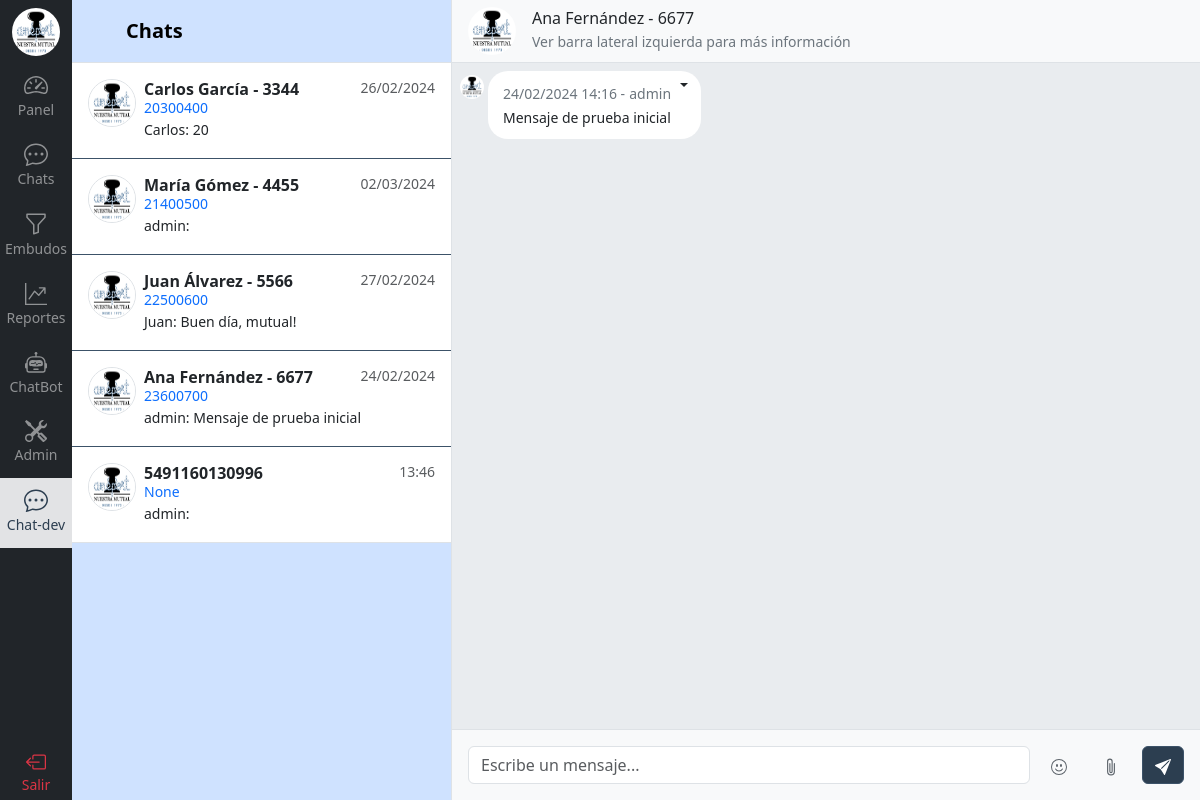
Screenshot of /contacto/chat-dev/4/ (signed in) with the database file from the repository.
### chat/models.py (models this page shows, shortened)
class Contacto(models.Model):
    nombre = models.CharField(max_length=100, null=True)
    apellido = models.CharField(max_length=100, null=True)
    dni = models.CharField(max_length=11, null=True)
    telefono = models.CharField(max_length=30)
    email = models.EmailField(max_length=60, null=True)
    empresa = models.CharField(max_length=100, null=True)
    nro_socio = models.PositiveIntegerField(null=True)

class Mensaje(models.Model):
    contacto_integracion = models.ForeignKey(ContactoIntegracion, related_name='mensajes', on_delete=models.CASCADE)
    usuario = models.ForeignKey(Usuario, related_name='mensajes', on_delete=models.CASCADE, blank=True, null=True)
    contenido = models.TextField()
    id_integracion = models.CharField(max_length=36, null=True, blank=True)  # ID del mensaje de la integración para citarlo
    mensaje_citado = models.ForeignKey('self', related_name='mensajes_citados', on_delete=models.CASCADE, blank=True, null=True)
    recibido = models.DateTimeField(null=True)  # Verificar con la API
    leido = models.DateTimeField(null=True)  # Verificar con la API
    fecha_hora = models.DateTimeField(auto_now_add=True)
    class Meta:
        ordering = ('fecha_hora',)
        verbose_name_plural = 'Mensajes'

### usuario/models.py (models this page shows)
class Usuario(AbstractUser):
    perfil = models.ForeignKey(Perfil, related_name="usuarios", on_delete=models.SET_NULL, null=True, blank=True)
    class Meta:
        verbose_name_plural = 'Usuarios'
    def __str__(self):
        return self.username
    def sectores_permitidos(self):
        if self.perfil:
            if self.perfil.perfiles_sectores.first():
                return self.perfil.perfiles_sectores.first().sectores.all()
        return []

### chat/views.py (the view)
# urls.py: path('chat-dev/<int:id>/', views.chat, name='chat-dev'),
@login_required
def chat(request, id):
    sectores_permitidos = request.user.sectores_permitidos()
    contacto = get_object_or_404(Contacto.objects.prefetch_related('contacto_integraciones__integracion'), id=id)
    if not contacto.contacto_integraciones.first().contacto_tareas.first().sector_tarea.sector in sectores_permitidos:
        return render(request, 'restringido.html')
    contacto_integracion = contacto.contacto_integraciones.first()
    integracion = contacto_integracion.integracion.nombre
    contacto_tarea = contacto_integracion.contacto_tareas.first()
    sector_tarea = contacto_tarea.sector_tarea
    sectores = Sector.objects.prefetch_related('sectortarea_set').all()
    contacto_mensajes = Mensaje.objects.filter(contacto_integracion__contacto=contacto).order_by('-fecha_hora')[:MENSAJES_POR_PAGINA]  # Ver cómo manejar esto si hay muchos mensajes
    contacto_mensajes = sorted(contacto_mensajes, key=lambda x: x.fecha_hora)
    contactos = Contacto.objects.annotate(
        last_message_content=Subquery(
            Mensaje.objects.filter(contacto_integracion=OuterRef('pk')).values('contenido').order_by('-fecha_hora')[:1]
        ),
        last_message_date=Subquery(
            Mensaje.objects.filter(contacto_integracion=OuterRef('pk')).values('fecha_hora').order_by('-fecha_hora')[:1]
        ),
        last_message_user=Subquery(
            Mensaje.objects.filter(contacto_integracion=OuterRef('pk')).values('usuario__username').order_by('-fecha_hora')[:1]
        )
    )
    nombres_usuarios = list(Usuario.objects.values_list('username', flat=True))
    context = {
        'contacto': contacto,
        'contacto_mensajes': contacto_mensajes,
        'contactos': contactos,
        'integracion': integracion,
        'sector_tarea': sector_tarea,
        'embudos': sectores,
        'usuario_asignado': contacto_tarea.usuario,
        'usuarios': nombres_usuarios,
        'debug': DEBUG
    }
    if re.search('/contacto/chat-dev/', request.path):  # Para Tests
        return render(request, 'chat/chatsdev.html', context)
    else:
        return render(request, 'chat/detalle_chat.html', context)

### templates/chat/chatsdev.html (shortened to what this page needs)
{% extends 'base.html' %}
{% load static %}
{% load humanize %}
{% block content %}
{% include 'navbar.html' %}
  <div class="d-flex flex-column align-items-stretch flex-shrink-0 bg-primary-subtle border-end" style="width: 380px;">
      <a href="/" class="d-flex align-items-center flex-shrink-0 p-3 link-body-emphasis text-decoration-none border-bottom">
        <svg class="bi pe-none me-2" width="30" height="24"><use xlink:href="#bootstrap"></use></svg>
        <span class="fs-5 fw-semibold">Chats</span>
      </a>
      <div id="room-list" class="list-group list-group-flush border-bottom overflow-y-scroll">
        {% for contacto in contactos %}
        <a id="{{ contacto.nro_socio }}" href="{% url 'contacto:chat-dev' contacto.id %}" class="d-flex gap-2 list-group-item py-3 lh-sm">
          <div>
            <img src="{% static 'img/logo.png' %}" alt="mdo" width="48" height="48" class="rounded-circle border">
          </div>
          <div class="w-100">
            <div class="d-flex justify-content-between">
              <div class="d-flex flex-column mb-1">
                {% if contacto.nombre %}
                  <strong>{{ contacto.nombre }} {{ contacto.apellido}} - {{ contacto.nro_socio }}</strong>
                {% else %}
                  <strong>{{ contacto.telefono }}</strong>
                {% endif %}
                <small class="text-primary">{{ contacto.dni }}</small>
              </div>
              <small class="text-body-secondary message-date">
                {% now "d/m/Y" as todays_date %}
                {% if todays_date == contacto.last_message_date|date:"d/m/Y" %}
                  {{ contacto.last_message_date|time:"H:i" }}
                {% else %}
                  {{ contacto.last_message_date|date:"d/m/Y" }}
                {% endif %}
              </small>
            </div>
            <div class="col-10 mb-1 small">
              {% if contacto.last_message_user %}
                {{ contacto.last_message_user }}:
              {% else %}
                {{ contacto.nombre }}:
              {% endif %}
              {{ contacto.last_message_content|truncatechars:50 }}
            </div>
          </div>
      </a>
        {% endfor %}
      </div>
  </div>
  {% now "d/m/Y" as test %}
  {% if contacto_mensajes %}
    {% include 'chat/components/caja_chat.html' %}
  {% else %}
    <div class="flex-grow-1 d-flex align-items-center justify-content-center bg-body-tertiary">
      <p class="text-secondary">Seleccione un chat para enviar mensajes</p>
    </div>
  {% endif %}
{% endblock %}

### templates/chat/components/caja_chat.html (shortened to what this page needs)
{% load static %}
<div class="d-flex flex-column justify-content-between w-100 scroll-white position-relative">
    <div class="d-flex align-items-center gap-3 text-decoration-none p-3 border-bottom bg-body-tertiary" style="height: 63px">
      <img src="{% static 'img/logo.png' %}" alt="ameport_logo" width="48" height="48" class="rounded-circle">
      <div>
        {% if contacto.nombre %}
            <h6 class="m-0">{{ contacto.nombre }} {{ contacto.apellido}} - {{ contacto.nro_socio }}</h6>
        {% else %}
            <h6 class="m-0">{{ contacto.telefono }}</h6>
        {% endif %}
        <p class="m-0 text-secondary"><small>Ver barra lateral izquierda para más información</small></p>
      </div>
    </div>
    <div id="chat-messages" class="d-flex flex-column gap-2 bg-body-secondary p-2 h-100 overflow-y-scroll">
        {% for mensaje in contacto_mensajes %}
            {% if test %}
                {% if mensaje.usuario %}
                    {% include 'chat/components/caja_chat_mensaje_izq.html' %}
                {% else %}
                    {% include 'chat/components/caja_chat_mensaje_der.html' %}
                {% endif %}
            {% else %}
                {% if mensaje.usuario %}
                    {% include 'chat/components/caja_chat_mensaje_der.html' %}
                {% else %}
                    {% include 'chat/components/caja_chat_mensaje_izq.html' %}
                {% endif %}
            {% endif %}
        {% endfor %}
    </div>
    <div class="bg-body-tertiary p-3 border-top">
        <form id="form-chat-submit" class="d-flex justify-content-center align-items-center gap-2" method="POST" enctype="multipart/form-data">
            <input class="form-control" type="text" id="chat-message-input" placeholder="Escribe un mensaje..." autocomplete="off">
            <button id="emojiButton" type="button" class="btn btn-light">
            </button>
            <div class="dropup-center dropup">
                <button id="attached-button" class="btn btn-light" type="button" data-bs-toggle="dropdown" aria-expanded="false">
                    <svg xmlns="http://www.w3.org/2000/svg" width="20" height="18" fill="currentColor" class="bi bi-paperclip" viewBox="0 0 16 16">
                        <path d="M4.5 3a2.5 2.5 0 0 1 5 0v9a1.5 1.5 0 0 1-3 0V5a.5.5 0 0 1 1 0v7a.5.5 0 0 0 1 0V3a1.5 1.5 0 1 0-3 0v9a2.5 2.5 0 0 0 5 0V5a.5.5 0 0 1 1 0v7a3.5 3.5 0 1 1-7 0z"/>
                    </svg>
                </button>
            </div>
            <div class="toast-container position-fixed p-3" style="right: 10px; bottom: 65px;">
            </div>
            <button id="chat-message-submit" class="btn btn-primary">
            </button>
        </form>
    </div>
</div>

### templates/chat/components/caja_chat_mensaje_izq.html (shortened to what this page needs)
{% load static %}
<div style="max-width: 60%;" class="align-self-start d-flex flex-column">
    <div class="d-flex gap-1 ">
        <img src="{% static 'img/logo.png' %}" alt="" width="24" height="24" class="mt-1 rounded-circle">
        <div id="{{ mensaje.id_integracion }}" class="bg-white caja-mensaje-chat position-relative" data-side="left">
            <div class="mensaje-cabecera">
                <small class="text-secondary">{{ mensaje.fecha_hora|date:"d/m/Y" }} {{ mensaje.fecha_hora|time:"H:i" }} -</small>
                <small class="text-secondary">
                    {% if mensaje.usuario %}
                        {{ mensaje.usuario }}
                    {% else %}
                        {% if contacto.nombre %}
                            {{ contacto.nombre }}
                        {% else %}
                            {{ contacto.telefono }}
                        {% endif %}
                    {% endif %}
                </small>
            </div>
            <small class="mensaje-contenido">{{ mensaje.contenido|linebreaksbr|safe }}</small>
            <div class="dropdown dropdown-start position-absolute top-0" style="right: 5px">
                <button class="btn py-0 px-2 dropdown-toggle text-dark" type="button" data-bs-toggle="dropdown" aria-expanded="false" style="border: none !important; outline: none;"></button>
            </div>
        </div>
    </div>
</div>

### static/css/style.css (style rules this page uses)
:root { --primary-color: rgb(44, 62, 80); --primary-hover-color: #3c5268; --primary-light-color: rgb(80, 107, 133); --secondary-color: #FFFFFF; --secondary-light-color: #dee2e7; }
.list-group-item { border-color: var(--primary-hover-color); }
.btn-primary { background-color: var(--primary-color) !important; border-color: var(--primary-hover-color) !important; }
.btn-light { color: #5C636A; }
.caja-mensaje-chat { padding: 10px 30px 10px 15px; border-radius: 20px; }

### rows the page displays
Contacto: nombre "Carlos", apellido "García", nro_socio "3344", dni "20300400", last_message_date "26/02/2024", last_message_content "20"
Contacto: nombre "María", apellido "Gómez", nro_socio "4455", dni "21400500", last_message_date "02/03/2024", last_message_user "admin"
Contacto: nombre "Juan", apellido "Álvarez", nro_socio "5566", dni "22500600", last_message_date "27/02/2024", last_message_content "Buen día, mutual!"
Contacto: nombre "Ana", apellido "Fernández", nro_socio "6677", dni "23600700", last_message_date "24/02/2024", last_message_user "admin", last_message_content "Mensaje de prueba inicial"
Contacto: telefono "5491160130996", dni "None", last_message_date "13:46", last_message_user "admin"
Mensaje: fecha_hora "24/02/2024", fecha_hora "14:16", usuario "admin", contenido "Mensaje de prueba inicial"
